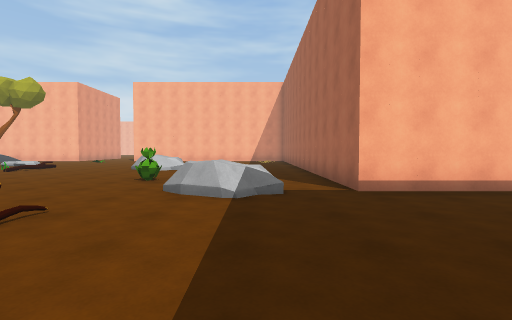
view 1 (above)

18 first-person views from a walk through a scene from a Unity 3-D project. The camera is 1.4 m above the floor, tilts 2° down and sees 85° across. The floor is counted in squares, 2 m on a side. Each view is taken from the middle of a square. On the plan, view 1 faces up. The plan holds only what a view shows up to about 9 squares ahead; the rest is blank. The place goes on beyond the plan. The player is left out.

view 2
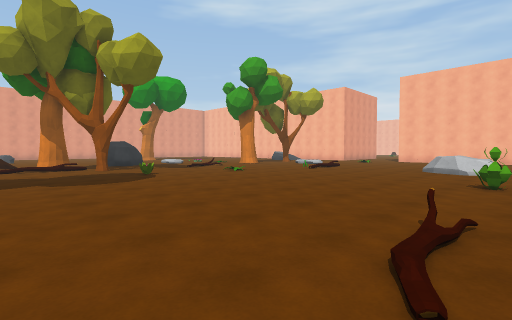

view 3
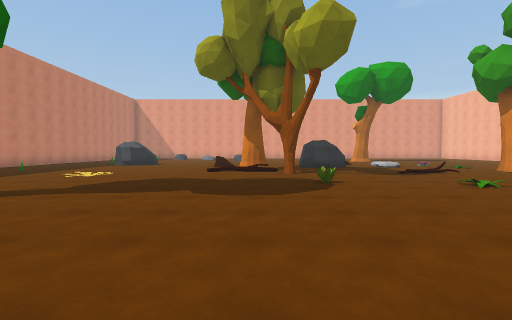

view 4
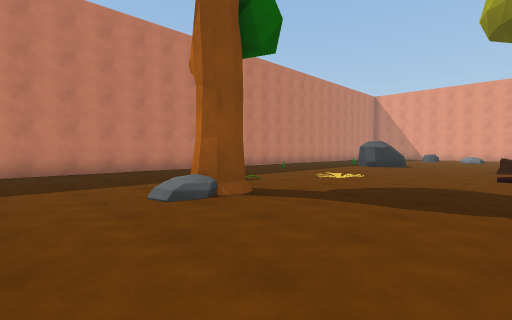

view 5
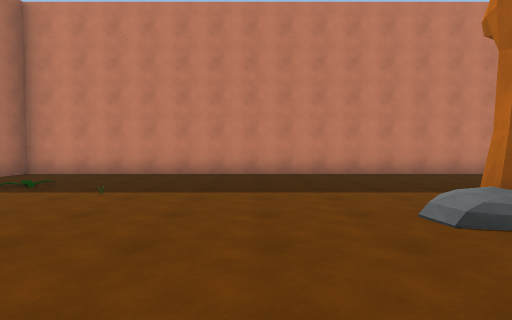

view 6
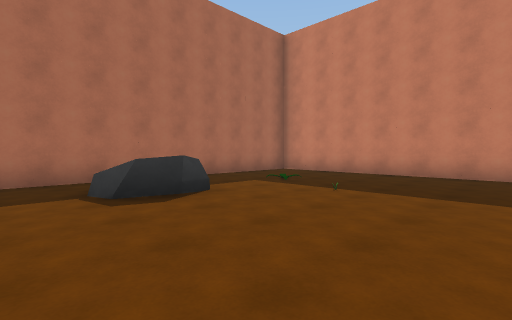

view 7
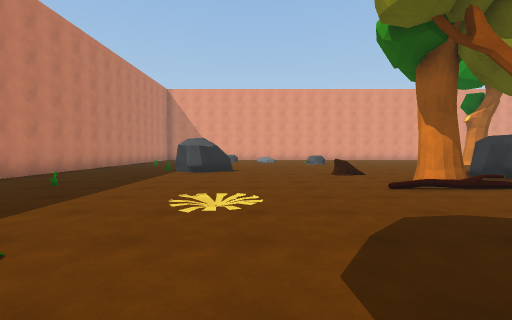

view 8
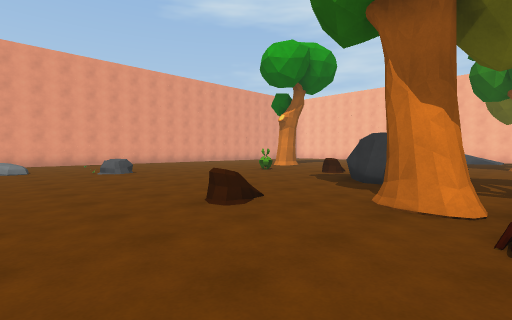

view 9
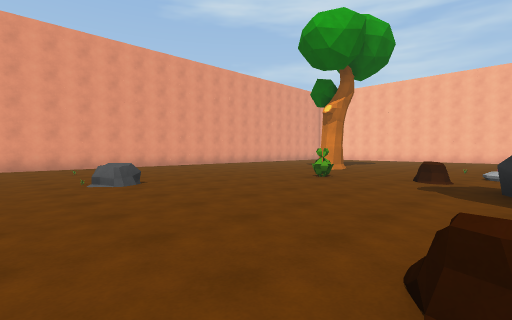

view 10
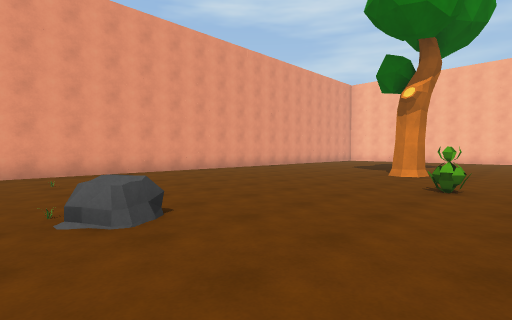

view 11
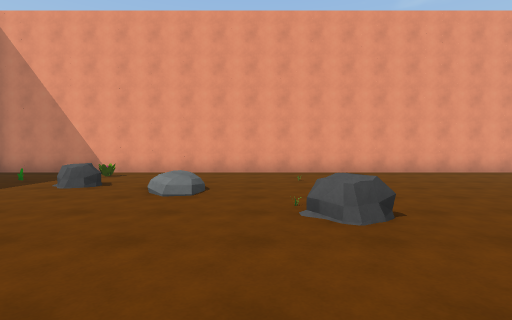

view 12
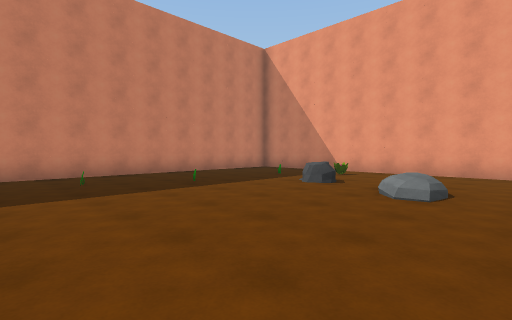

view 13
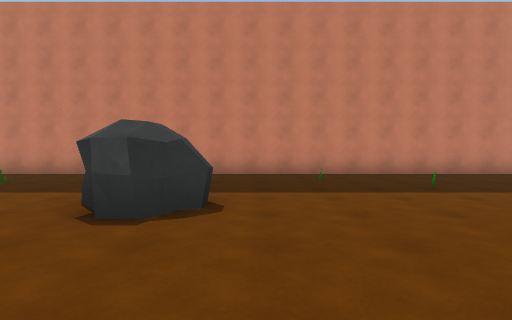

view 14
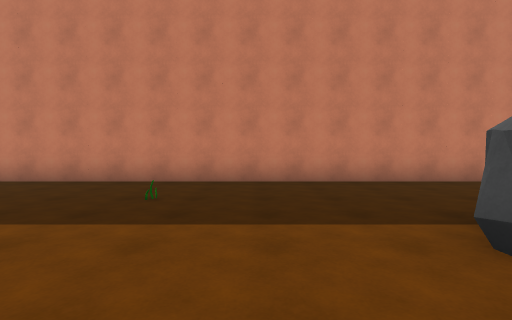

view 15
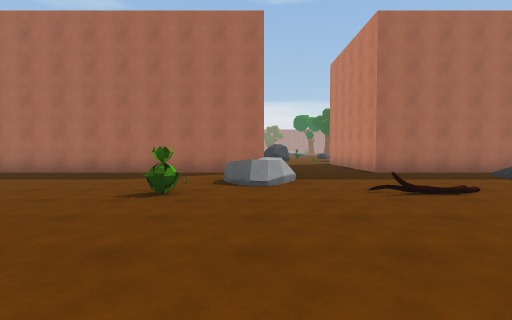

view 16
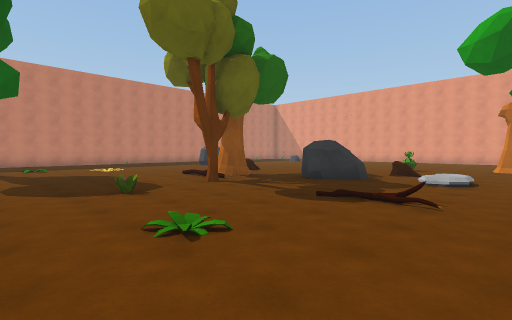

view 17
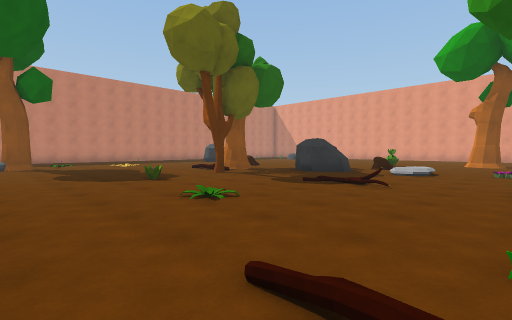

view 18
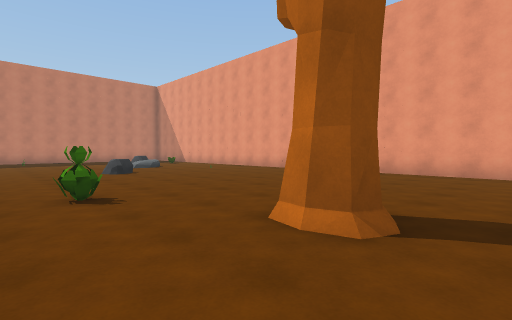

### Floor plan
Points are (right, up) in squares from view 1. A wall is a line through its corners. A room is listed if a view was taken in it or the views show most of it. See-through windows are left out.
Room 1 (views 1, 2, 3, 4, 5, 6, 7, 8, 9, 10, 11, 12, 13, 14, 15, 16, 17, 18)
walls: (4.4, 4.7) (1.7, 4.7) (1.7, 10.5); (-26.6, -8.2) (1.7, -8.2) (1.7, 1.2); (-27.8, 9.6) (-27.8, -8.1)
low walls: (-15.9, 1) (-15.8, 0.4); (-12.6, 7.9) (-12.5, 7.4)
objects: other object (-27, -4); rock (-25, -4) to (-24, -3); rock (-24, -2); rock (-22, 1); tree (-22, 8); other object (-20, 6); rock (-18, -4) to (-17, -3); other object (-17, 9); rock (-16, 4) to (-15, 5); tree (-14, 2); tree (-13, 10); tree (-12, 3); other object (-11, -2); other object (-10, -4); other object (-10, 4); rock (-9, -3); other object (-9, 6); tree (-8, -3); rock (-4, 10) to (-3, 10); other object (-3, 7); other object (-1, -5); rock (-1, -3) to (0, -2); rock (-1, 4)

Where each view was taken, in squares from view 1:
view 1: 0 up, 0 right, facing up
view 2: 0 up, 2 left, facing up-left
view 3: 2 up, 4 left, facing left
view 4: 1 up, 5 left, facing down-left
view 5: 0 up, 5 left, facing down
view 6: 0 up, 5 left, facing down-right
view 7: 2 down, 8 left, facing left
view 8: 2 down, 13 left, facing up-left
view 9: 1 down, 16 left, facing up-left
view 10: 0 up, 19 left, facing up-left
view 11: 0 up, 19 left, facing left
view 12: 0 up, 19 left, facing down-left
view 13: 0 up, 19 left, facing down
view 14: 2 down, 15 left, facing down
view 15: 5 up, 7 left, facing right
view 16: 9 up, 8 left, facing down-left
view 17: 10 up, 7 left, facing down-left
view 18: 10 up, 19 left, facing down-left
